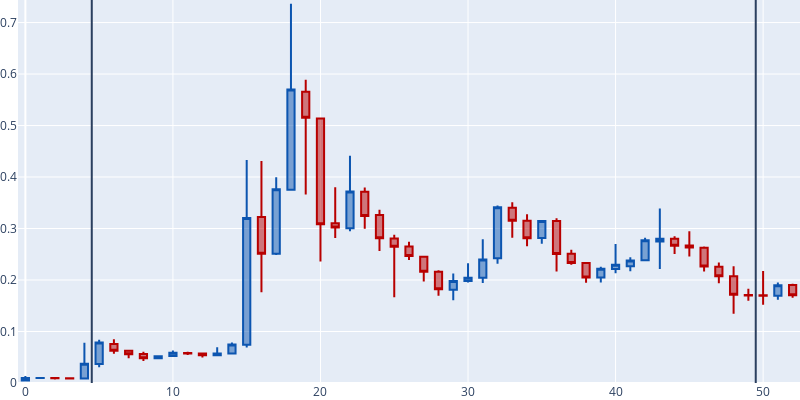

The code cell stored with this chart in its notebook:
### Code cell
fig = go.Figure(data=[go.Candlestick(x=df_weekly.index,
                open=df_weekly['DOGEUSD_open'], high=df_weekly['DOGEUSD_high'],
                low=df_weekly['DOGEUSD_low'], close=df_weekly['DOGEUSD_close'],
                increasing_line_color = '#0c55b0', decreasing_line_color= '#b80000'
                )])

fig.update_layout(xaxis_rangeslider_visible=False,
                 margin=dict(l=0, r=0, t=0, b=0),
                 height=400,width=800,
                 shapes = [dict(x0=4.5, x1=4.5, y0=0, y1=df_weekly.BTCUSD_high.max()*1.05, xref='x', yref='paper',line_width=2),
                           #dict(x0=11.5, x1=11.5, y0=0, y1=df_weekly.BTCUSD_high.max()*1.05, xref='x', yref='paper',line_width=2),
                           #dict(x0=42.5, x1=42.5, y0=0, y1=df_weekly.BTCUSD_high.max()*1.05, xref='x', yref='paper',line_width=2),
                           dict(x0=49.5, x1=49.5, y0=0, y1=df_weekly.BTCUSD_high.max()*1.05, xref='x', yref='paper',line_width=2)
                          ])
fig.update_yaxes(range=(0,df_weekly.DOGEUSD_high.max()*1.01))
fig.show()
fig.write_image("dog_candle.jpeg")
